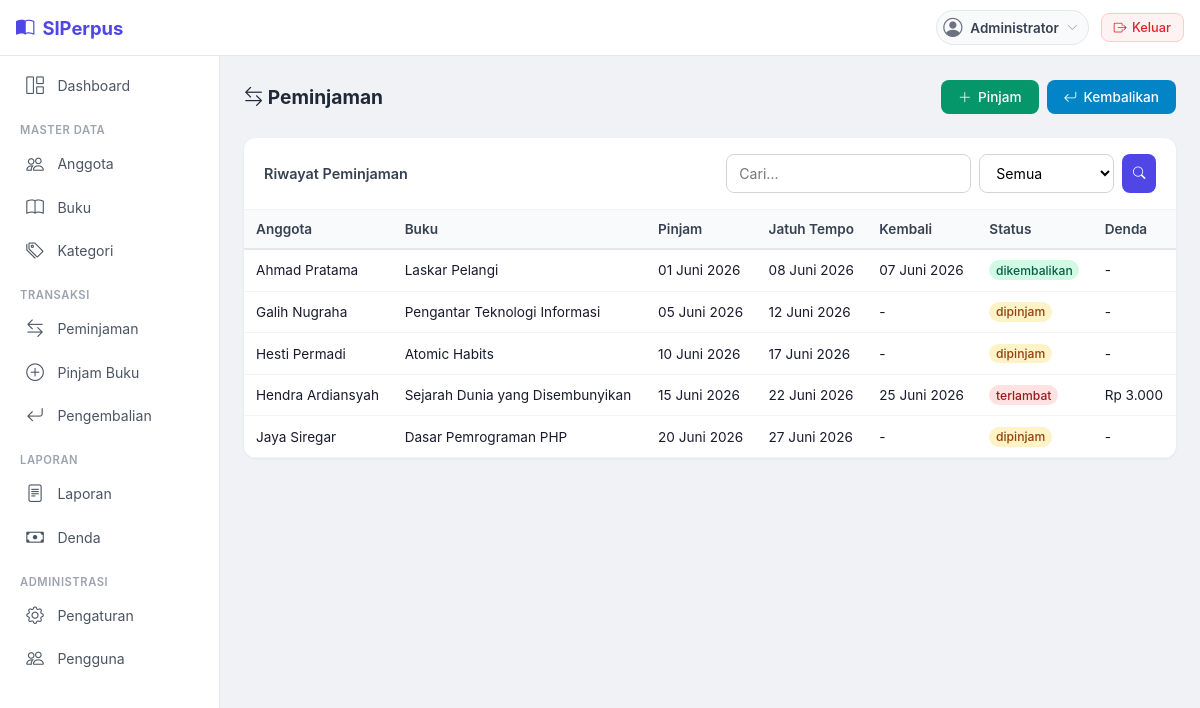
The page /peminjaman/index.php (signed in) on the database its author committed.
### tables this page shows
CREATE TABLE peminjaman (
    id_peminjaman INT AUTO_INCREMENT PRIMARY KEY,
    id_anggota INT NOT NULL,
    id_buku INT NOT NULL,
    tgl_pinjam DATE NOT NULL DEFAULT (CURRENT_DATE),
    tgl_jatuh_tempo DATE NOT NULL,
    tgl_kembali DATE NULL,
    status ENUM('dipinjam', 'dikembalikan', 'terlambat') NOT NULL DEFAULT 'dipinjam',
    denda DECIMAL(10,2) NOT NULL DEFAULT 0.00,
    FOREIGN KEY (id_anggota) REFERENCES anggota(id_anggota) ON DELETE RESTRICT ON UPDATE CASCADE,
    FOREIGN KEY (id_buku) REFERENCES buku(id_buku) ON DELETE RESTRICT ON UPDATE CASCADE,
    created_at TIMESTAMP DEFAULT CURRENT_TIMESTAMP
);

CREATE TABLE anggota (
    id_anggota INT AUTO_INCREMENT PRIMARY KEY,
    no_anggota VARCHAR(20) NOT NULL UNIQUE,
    nisn VARCHAR(20) UNIQUE,
    id_kelas INT,
    nama VARCHAR(150) NOT NULL,
    email VARCHAR(100),
    no_telp VARCHAR(20),
    alamat TEXT,
    tgl_daftar DATE NOT NULL DEFAULT (CURRENT_DATE),
    status ENUM('aktif', 'nonaktif') NOT NULL DEFAULT 'aktif',
    created_at TIMESTAMP DEFAULT CURRENT_TIMESTAMP,
    FOREIGN KEY (id_kelas) REFERENCES kelas(id_kelas) ON DELETE RESTRICT ON UPDATE CASCADE
);

CREATE TABLE buku (
    id_buku INT AUTO_INCREMENT PRIMARY KEY,
    judul VARCHAR(255) NOT NULL,
    pengarang VARCHAR(150) NOT NULL,
    penerbit VARCHAR(150),
    tahun_terbit YEAR,
    isbn VARCHAR(20) UNIQUE,
    stok INT NOT NULL DEFAULT 0,
    created_at TIMESTAMP DEFAULT CURRENT_TIMESTAMP,
    updated_at TIMESTAMP DEFAULT CURRENT_TIMESTAMP ON UPDATE CURRENT_TIMESTAMP
);

### peminjaman/index.php (the view, shortened to what this page needs)
<?php
require_once __DIR__ . '/../config/database.php';
require_once __DIR__ . '/../includes/header.php';
$db = getConnection();
$page = max(1, (int)($_GET['page'] ?? 1));
$limit = 20;
$offset = ($page - 1) * $limit;
$search = $_GET['search'] ?? '';
$w = []; $p = [];
$wc = $w ? 'WHERE '.implode(' AND ', $w) : '';
$sql = "SELECT p.*, a.nama AS anggota, a.no_anggota, b.judul AS buku FROM peminjaman p JOIN anggota a ON p.id_anggota=a.id_anggota JOIN buku b ON p.id_buku=b.id_buku $wc ORDER BY p.created_at DESC LIMIT $limit OFFSET $offset";
$stmt = $db->prepare($sql);
$stmt->execute($p);
$peminjaman = $stmt->fetchAll();
?>
<div class="page-header">
    <h4><i class="bi bi-arrow-left-right"></i> Peminjaman</h4>
    <div style="display:flex;gap:0.5rem;flex-wrap:wrap;">
        <a href="pinjam.php" class="btn btn-success"><i class="bi bi-plus-lg"></i> Pinjam</a>
        <a href="kembali.php" class="btn btn-info"><i class="bi bi-arrow-return-left"></i> Kembalikan</a>
    </div>
</div>
<div class="card-simple">
    <div class="card-head">
        <span>Riwayat Peminjaman</span>
        <form method="GET" style="display:flex;gap:0.5rem;flex-wrap:wrap;">
            <input type="text" name="search" class="form-control" style="width:auto;min-width:180px;" placeholder="Cari..." value="<?= htmlspecialchars($search) ?>">
            <select name="status" class="form-select" style="width:auto;" onchange="this.form.submit()">
                <option value="">Semua</option>
            </select>
            <button class="btn btn-primary btn-sm"><i class="bi bi-search"></i></button>
        </form>
    </div>
    <div class="card-body" style="padding:0;">
        <div class="table-wrap">
            <table>
                <thead>
                    <tr><th>Anggota</th><th>Buku</th><th>Pinjam</th><th>Jatuh Tempo</th><th>Kembali</th><th>Status</th><th>Denda</th></tr>
                </thead>
                <tbody>
                    <?php foreach ($peminjaman as $p): ?>
                    <tr>
                        <td><?= htmlspecialchars($p['anggota']) ?></td>
                        <td><?= htmlspecialchars($p['buku']) ?></td>
                        <td><?= tgl_indo($p['tgl_pinjam']) ?></td>
                        <td><?= tgl_indo($p['tgl_jatuh_tempo']) ?></td>
                        <td><?= tgl_indo($p['tgl_kembali']) ?></td>
                        <td><?= status_badge($p['status']) ?></td>
                        <td><?= $p['denda']>0 ? rupiah($p['denda']) : '-' ?></td>
                    </tr>
                    <?php endforeach; ?>
                </tbody>
            </table>
        </div>
    </div>
</div>
<?php require_once __DIR__ . '/../includes/footer.php'; ?>

### config/database.php (shortened to what this page needs)
<?php
function rupiah($angka) {
    return 'Rp ' . number_format($angka, 0, ',', '.');
}
function tgl_indo($tanggal) {
    if ($tanggal == null) return '-';
    $bulan = [
        1 => 'Januari', 'Februari', 'Maret', 'April', 'Mei', 'Juni',
        'Juli', 'Agustus', 'September', 'Oktober', 'November', 'Desember'
    ];
    $t = date_create($tanggal);
    $bln = $bulan[(int)$t->format('m')];
    return $t->format('d') . ' ' . $bln . ' ' . $t->format('Y');
}
function status_badge($status) {
    $map = [
        'dipinjam' => 'warning',
        'dikembalikan' => 'success',
        'terlambat' => 'danger',
        'aktif' => 'success',
        'nonaktif' => 'secondary',
    ];
    $color = $map[$status] ?? 'secondary';
    return "<span class='badge bg-{$color}'>" . htmlspecialchars($status) . "</span>";
}

### assets/css/style.css (style rules this page uses)
* { margin: 0; padding: 0; box-sizing: border-box; }
body { font-family: -apple-system, BlinkMacSystemFont, 'Segoe UI', Roboto, Oxygen, Ubuntu, sans-serif; background: #f0f2f5; color: #1a1a2e; }
.page-header { margin-bottom: 1.5rem; display: flex; flex-wrap: wrap; align-items: center; justify-content: space-between; gap: 0.75rem; }
.page-header h4 { font-size: 1.2rem; font-weight: 700; color: #1f2937; margin: 0; }
.card-simple { background: #fff; border-radius: 12px; box-shadow: 0 1px 3px rgba(0,0,0,0.06); overflow: hidden; }
.card-simple .card-head { padding: 1rem 1.25rem; border-bottom: 1px solid #f3f4f6; font-weight: 600; font-size: 0.9rem; color: #374151; display: flex; flex-wrap: wrap; align-items: center; justify-content: space-between; }
.card-simple .card-body { padding: 1.25rem; }
.table-wrap { overflow-x: auto; }
table { width: 100%; border-collapse: collapse; font-size: 0.85rem; }
table th { background: #f9fafb; color: #374151; font-weight: 600; padding: 0.7rem 0.75rem; text-align: left; white-space: nowrap; border-bottom: 2px solid #e5e7eb; }
table td { padding: 0.65rem 0.75rem; border-bottom: 1px solid #f3f4f6; vertical-align: middle; }
.form-control, .form-select { width: 100%; padding: 0.55rem 0.75rem; font-size: 0.88rem; border: 1px solid #d1d5db; border-radius: 8px; outline: none; transition: border-color 0.15s; background: #fff; font-family: inherit; }
.btn { display: inline-flex; align-items: center; gap: 0.4rem; padding: 0.5rem 1rem; font-size: 0.85rem; font-weight: 500; border-radius: 8px; border: 1px solid transparent; cursor: pointer; text-decoration: none; transition: all 0.15s; font-family: inherit; }
.btn-primary { background: #4f46e5; color: #fff; }
.btn-success { background: #059669; color: #fff; }
.btn-info { background: #0284c7; color: #fff; }
.btn-sm { padding: 0.3rem 0.6rem; font-size: 0.78rem; }
.badge { display: inline-block; padding: 0.2em 0.55em; font-size: 0.76rem; font-weight: 500; border-radius: 999px; }
.bg-success { background: #d1fae5; color: #065f46; }
.bg-warning { background: #fef3c7; color: #92400e; }
.bg-danger { background: #fee2e2; color: #991b1b; }

### rows shown on the page
peminjaman: id_anggota.nama "Ahmad Pratama", id_buku.judul "Laskar Pelangi", tgl_pinjam "01 Juni 2026", tgl_jatuh_tempo "08 Juni 2026", tgl_kembali "07 Juni 2026", status "dikembalikan"
peminjaman: id_anggota.nama "Galih Nugraha", id_buku.judul "Pengantar Teknologi Informasi", tgl_pinjam "05 Juni 2026", tgl_jatuh_tempo "12 Juni 2026", tgl_kembali "-", status "dipinjam"
peminjaman: id_anggota.nama "Hesti Permadi", id_buku.judul "Atomic Habits", tgl_pinjam "10 Juni 2026", tgl_jatuh_tempo "17 Juni 2026", tgl_kembali "-", status "dipinjam"
peminjaman: id_anggota.nama "Hendra Ardiansyah", id_buku.judul "Sejarah Dunia yang Disembunyikan", tgl_pinjam "15 Juni 2026", tgl_jatuh_tempo "22 Juni 2026", tgl_kembali "25 Juni 2026", status "terlambat", denda "Rp 3.000"
peminjaman: id_anggota.nama "Jaya Siregar", id_buku.judul "Dasar Pemrograman PHP", tgl_pinjam "20 Juni 2026", tgl_jatuh_tempo "27 Juni 2026", tgl_kembali "-", status "dipinjam"

### other values the page prints
$user['nama_lengkap'] "Administrator"
